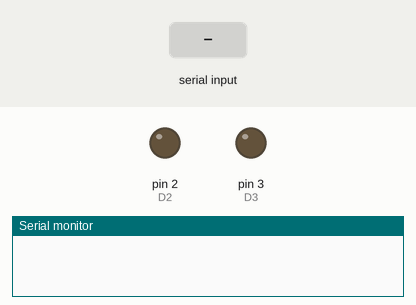
Recording of a sketch running on a simulated Arduino Mega 2560, built with avr-gcc and run on an emulated ATmega2560. Shown: output pins drawn as LEDs (lit = HIGH), the last lines printed to the serial monitor. Inputs (shaded band) come from the test bench.

Above: at 1.2 s.
1.3 s: "A" received over the second serial link
At 2.5 s:
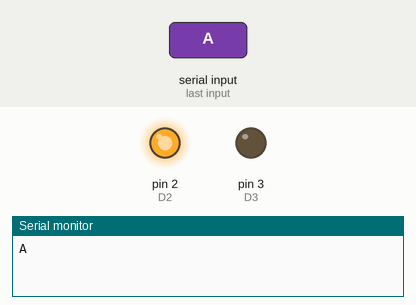
2.8 s: "B" received over the second serial link
At 3.8 s:
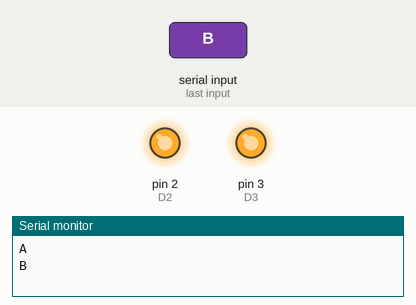
4.3 s: "a" received over the second serial link
At 4.9 s:
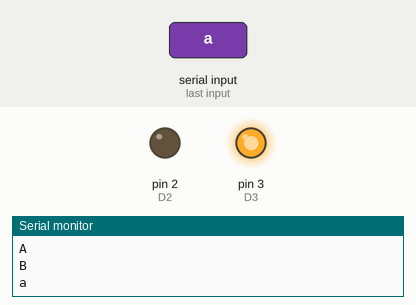
Timing chart, 0 to 7.3 s (numbered marks = the images above; inputs shaded):
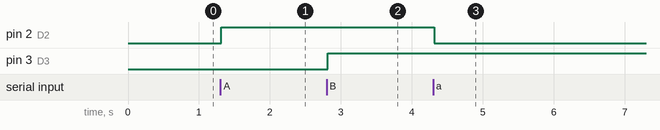

The sketch:

LEDBluetooth.ino
```cpp
// Definição dos pinos dos LEDs
#define D2  2
#define D3  3
#define D4  4

// Declaração de variável global que vai receber os dados Bluetooth
char dados;

void setup() {
    // Inicializa as portas seriais do arduino
    Serial.begin(9600); // Porta utilizada para impressão no monitor serial
    Serial1.begin(9600); // Porta utilizada para comunicação com o Módulo HC-05

    // Definição dos pinos dos LEDs como saída iniciando desligados
    pinMode(D2, OUTPUT);
    digitalWrite(D2, LOW);

    pinMode(D3, OUTPUT);
    digitalWrite(D3, LOW);

    pinMode(D4, OUTPUT);
    digitalWrite(D4, LOW);
}

void loop(){

    // Verifica se existe algum dado disponível na serial
    while(Serial1.available()>0){
        // Caso houver a variável dados recebe este valor
        dados = Serial1.read();
        // Printa o valor recebido na serial
        Serial.println(dados);
        //Espera por 15 ms
        delay(15);

        // Este trecho define qual LED deve acender ou apagar de acordo com o dado recebido
        // Se a letra recebida for maiuscula, o LED acende
        // Se a letra recebida for minuscula, o LED apaga
        switch(dados){
          case 'A':
          digitalWrite(D2, HIGH);
          break;

          case 'B':
          digitalWrite(D3, HIGH);
          break;

          case 'C':
          digitalWrite(D4, HIGH);
          break;

          case 'a':
          digitalWrite(D2, LOW);
          break;

          case 'b':
          digitalWrite(D3, LOW);
          break;

          case 'c':
          digitalWrite(D4, LOW);
          break;

          default:
          break;
        }
    }
}
```

Measured:
- after the input at 1.3 s, pin 2 (D2): LOW → HIGH at once
- after the input at 2.8 s, pin 3 (D3): LOW → HIGH at once
- after the input at 4.3 s, pin 2 (D2): HIGH → LOW at once
